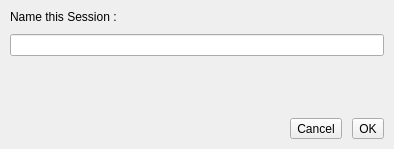
<?xml version="1.0" encoding="UTF-8"?>
<ui version="4.0">
 <class>sessionSaveDialog</class>
 <widget class="QDialog" name="sessionSaveDialog">
  <property name="geometry">
   <rect>
    <x>0</x>
    <y>0</y>
    <width>394</width>
    <height>149</height>
   </rect>
  </property>
  <property name="sizePolicy">
   <sizepolicy hsizetype="Preferred" vsizetype="Minimum">
    <horstretch>0</horstretch>
    <verstretch>0</verstretch>
   </sizepolicy>
  </property>
  <property name="windowTitle">
   <string>SaveSession</string>
  </property>
  <property name="windowIcon">
   <iconset resource="icons.qrc">
    <normaloff>:/icons/Start.svg</normaloff>:/icons/Start.svg</iconset>
  </property>
  <property name="styleSheet">
   <string notr="true"/>
  </property>
  <layout class="QVBoxLayout" name="verticalLayout">
   <property name="spacing">
    <number>0</number>
   </property>
   <property name="leftMargin">
    <number>0</number>
   </property>
   <property name="topMargin">
    <number>0</number>
   </property>
   <property name="rightMargin">
    <number>0</number>
   </property>
   <property name="bottomMargin">
    <number>0</number>
   </property>
   <item>
    <widget class="QWidget" name="nameIt" native="true">
     <layout class="QVBoxLayout" name="verticalLayout_3">
      <property name="spacing">
       <number>10</number>
      </property>
      <property name="leftMargin">
       <number>10</number>
      </property>
      <property name="topMargin">
       <number>10</number>
      </property>
      <property name="rightMargin">
       <number>10</number>
      </property>
      <property name="bottomMargin">
       <number>10</number>
      </property>
      <item>
       <widget class="QLabel" name="lblName">
        <property name="text">
         <string>Name this Session : </string>
        </property>
       </widget>
      </item>
      <item>
       <widget class="QLineEdit" name="sessionName"/>
      </item>
     </layout>
    </widget>
   </item>
   <item>
    <widget class="QWidget" name="confirm" native="true">
     <layout class="QVBoxLayout" name="verticalLayout_2">
      <property name="spacing">
       <number>3</number>
      </property>
      <property name="leftMargin">
       <number>10</number>
      </property>
      <property name="topMargin">
       <number>10</number>
      </property>
      <property name="rightMargin">
       <number>10</number>
      </property>
      <property name="bottomMargin">
       <number>10</number>
      </property>
      <item>
       <widget class="QLabel" name="cMessage">
        <property name="text">
         <string/>
        </property>
        <property name="alignment">
         <set>Qt::AlignCenter</set>
        </property>
       </widget>
      </item>
     </layout>
    </widget>
   </item>
   <item>
    <layout class="QHBoxLayout" name="buttons">
     <property name="spacing">
      <number>10</number>
     </property>
     <property name="leftMargin">
      <number>10</number>
     </property>
     <property name="topMargin">
      <number>10</number>
     </property>
     <property name="rightMargin">
      <number>10</number>
     </property>
     <property name="bottomMargin">
      <number>10</number>
     </property>
     <item>
      <spacer name="horizontalSpacer">
       <property name="orientation">
        <enum>Qt::Horizontal</enum>
       </property>
       <property name="sizeHint" stdset="0">
        <size>
         <width>40</width>
         <height>20</height>
        </size>
       </property>
      </spacer>
     </item>
     <item>
      <widget class="QToolButton" name="cancel">
       <property name="text">
        <string>Cancel</string>
       </property>
      </widget>
     </item>
     <item>
      <widget class="QToolButton" name="ok">
       <property name="text">
        <string>OK</string>
       </property>
      </widget>
     </item>
    </layout>
   </item>
  </layout>
 </widget>
 <resources>
  <include location="icons.qrc"/>
 </resources>
 <connections/>
</ui>
